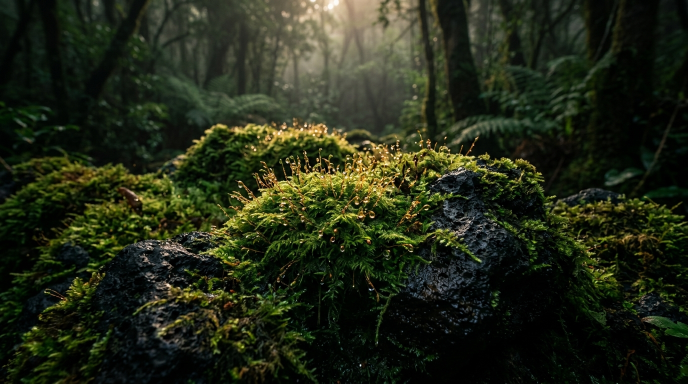
#> input picture img/nature-hero.jpg, 1376 x 768 px (shown at 1/2 size); its folder holds 8 pictures in this run
$ python make_forest_art.py ../img/clouds.jpg
#> lines starting #> are read from the running program, lines starting #| are printed output that depends on the picture
#!/usr/bin/env python3
"""
Build the forest image family for shithin.com — "Field Notes".

The site needs one consistent visual world, so every photograph is graded into
the same cinematic palette (deep teal-green shadows, warm amber highlights,
vignette, fine grain) and cut to the shapes the layout needs:

    forest-hero.webp      2400x1350  the overture (moss macro)
    forest-wide-01.webp   2200x1100  warm canopy — mastheads, plates
    forest-wide-02.webp   2200x1100  cool ridge  — mastheads, plates
    forest-tall.webp      1100x1500  vertical editorial figure
    forest-strip.webp     2400x520   letterbox band for section breaks
    forest-backdrop.webp  1600x900   heavily blurred, very dark: the page ground
    frame-01..04.webp     1600x900   cinema stills (canopy, set, location, detail)

Sources are the photographs already in img/: nature-hero.jpg, canopy.jpg,
hill-foreground.jpg and lotus-footer.jpg. Nothing is fetched.

Run from the prototype folder:
    python3 tools/make_forest_art.py [--preview]
"""

import os
import sys

import numpy as np
from PIL import Image, ImageFilter

HERE = os.path.dirname(os.path.abspath(__file__))
ROOT = os.path.dirname(HERE)
IMG = os.path.join(ROOT, "img")


def load(name):
#> called with name = 'nature-hero.jpg'
    im = Image.open(os.path.join(IMG, name)).convert("RGB")
#> im is the input picture: PIL image 1376x768 RGB; mean R, G, B 35, 41, 22.9
#> call 2 of load, with name = 'canopy.jpg'
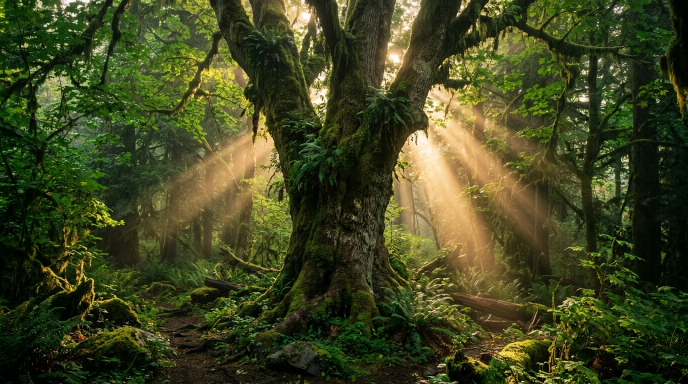
#> input picture img/canopy.jpg, 1376 x 768 px (shown at 1/2 size)
#> in load, im is the input picture: PIL image 1376x768 RGB; mean R, G, B 64.3, 69.2, 32.3
#> call 3 of load, with name = 'hill-foreground.jpg'
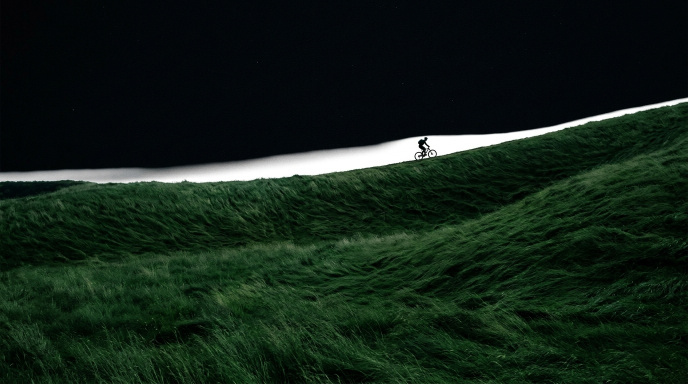
#> input picture img/hill-foreground.jpg, 1376 x 768 px (shown at 1/2 size)
#> in load, im is the input picture: PIL image 1376x768 RGB; mean R, G, B 18.5, 33.5, 23
#> call 4 of load, with name = 'lotus-footer.jpg'
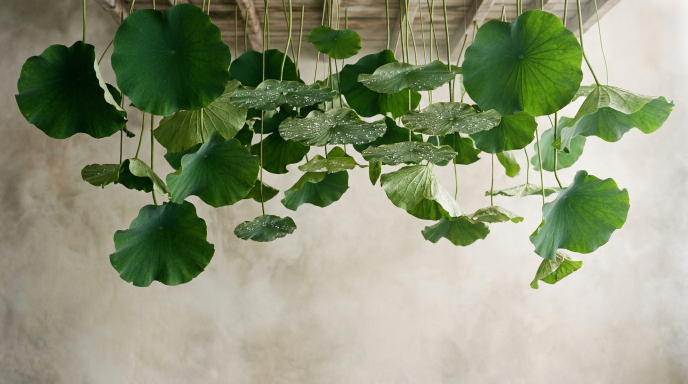
#> input picture img/lotus-footer.jpg, 1376 x 768 px (shown at 1/2 size)
#> in load, im is the input picture: PIL image 1376x768 RGB; mean R, G, B 143.1, 150, 122.2
    return im


def crop_norm(im, box):
    """box = (x0, y0, x1, y1) as fractions of width/height."""
#> called with box = (0.03, 0.1, 0.97, 0.94)
    w, h = im.size
#> w = 1376; h = 768
    x0, y0, x1, y1 = box
    return im.crop((int(w * x0), int(h * y0), int(w * x1), int(h * y1)))


def grade(im, size, blur=0.0, lift=(0.02, 0.05, 0.05), warm=0.06,
          sat=0.88, contrast=1.06, vignette=0.55, grain=2.2, dark=1.0):
    """Push an image into the house palette.

    lift    — colour added to the shadows (keeps blacks teal, never grey)
    warm    — how far the highlights lean amber
    dark    — overall exposure multiplier
    """
#> called with size = (2400, 1350), blur = 0, lift = (0.02, 0.048, 0.044), warm = 0.05, sat = 0.86, contrast = 1.07, vignette = 0.62, grain = 2.4
    im = im.resize(size, Image.LANCZOS)
#> im: PIL image 2400x1350 RGB
    if blur:
        im = im.filter(ImageFilter.GaussianBlur(blur))

    a = np.asarray(im).astype(np.float32) / 255.0
    h, w = a.shape[:2]
#> h = 1350; w = 2400

    # contrast around a slightly lifted pivot, then exposure
    a = (a - 0.42) * contrast + 0.42
    a *= dark

    # split-tone: lift shadows toward teal, highlights toward amber
    lum = a.mean(2, keepdims=True)
    shadow_w = np.clip(1.0 - lum * 2.2, 0, 1)
    high_w = np.clip((lum - 0.45) * 2.0, 0, 1)
    a += shadow_w * np.array(lift, np.float32)
    a += high_w * np.array([warm, warm * 0.72, warm * 0.30], np.float32)

    # saturation
    g = a.mean(2, keepdims=True)
    a = g + (a - g) * sat

    # vignette
    vy, vx = np.mgrid[0:h, 0:w].astype(np.float32)
    d = (((vx / w - 0.5) * 2) ** 2 + ((vy / h - 0.5) * 2) ** 2) ** 1.35
    a *= np.clip(1.0 - vignette * d, 0, 1)[..., None]

    # grain
    rng = np.random.default_rng(7)
    a += (rng.random((h, w, 1)).astype(np.float32) - 0.5) * (grain / 255.0)

    return Image.fromarray(np.clip(a * 255, 0, 255).astype(np.uint8), "RGB")
#> returned value: PIL image 2400x1350 RGB


def save(im, name, quality=84):
#> called with name = 'forest-hero.webp', quality = 84
    path = os.path.join(IMG, name)
    im.save(path, "WEBP", quality=quality, method=6)
    print(f"  {name:22} {im.size[0]}x{im.size[1]}  {os.path.getsize(path)/1024:7.1f} KB")
#|   forest-hero.webp       2400x1350    208.6 KB


def main():
    moss = load("nature-hero.jpg")
    canopy = load("canopy.jpg")
    hills = load("hill-foreground.jpg")
    lotus = load("lotus-footer.jpg")

    # ---- the overture: moss macro, warm shadow, deep vignette
    save(grade(crop_norm(moss, (0.03, 0.10, 0.97, 0.94)), (2400, 1350),
               lift=(0.020, 0.048, 0.044), warm=0.05, sat=0.86,
               contrast=1.07, vignette=0.62, grain=2.4, dark=0.95), "forest-hero.webp")

    # ---- warm canopy, for mastheads and plates
    save(grade(crop_norm(canopy, (0.02, 0.04, 0.98, 0.90)), (2200, 1100),
               lift=(0.018, 0.044, 0.040), warm=0.10, sat=0.82,
               contrast=1.05, vignette=0.60, grain=2.2, dark=0.92), "forest-wide-01.webp")
#|   forest-wide-01.webp    2200x1100    237.1 KB

    # ---- cool ridge, for the quieter pages
    # crop below the photograph's blown-out sky band so only the field reads
    save(grade(crop_norm(hills, (0.02, 0.44, 0.98, 1.00)), (2200, 1100),
               lift=(0.012, 0.038, 0.050), warm=0.03, sat=0.80,
               contrast=1.10, vignette=0.70, grain=2.2, dark=0.72), "forest-wide-02.webp")
#> call 3 of grade, with size = (2200, 1100), blur = 0, lift = (0.012, 0.038, 0.05), warm = 0.03, sat = 0.8, contrast = 1.1, vignette = 0.7, grain = 2.2
#> in grade (call 3), `im = im.resize(size, Image.LANCZOS)`:
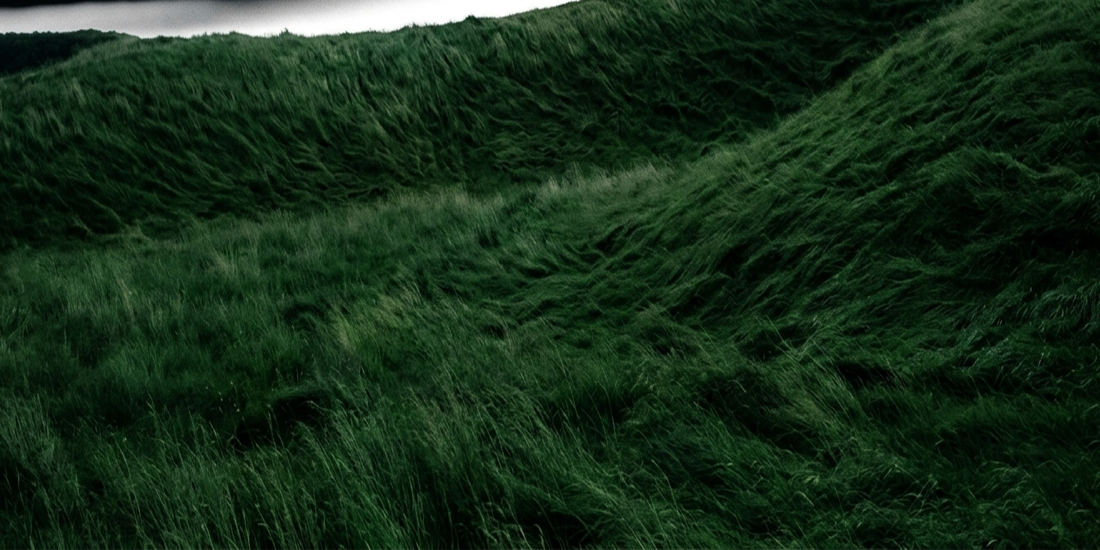
#> im: PIL image 2200x1100 RGB (shown at 1/2 size); mean R, G, B 21.7, 44.3, 24.2
#> in grade (call 3), `shadow_w = np.clip(1.0 - lum * 2.2, 0, 1)`:
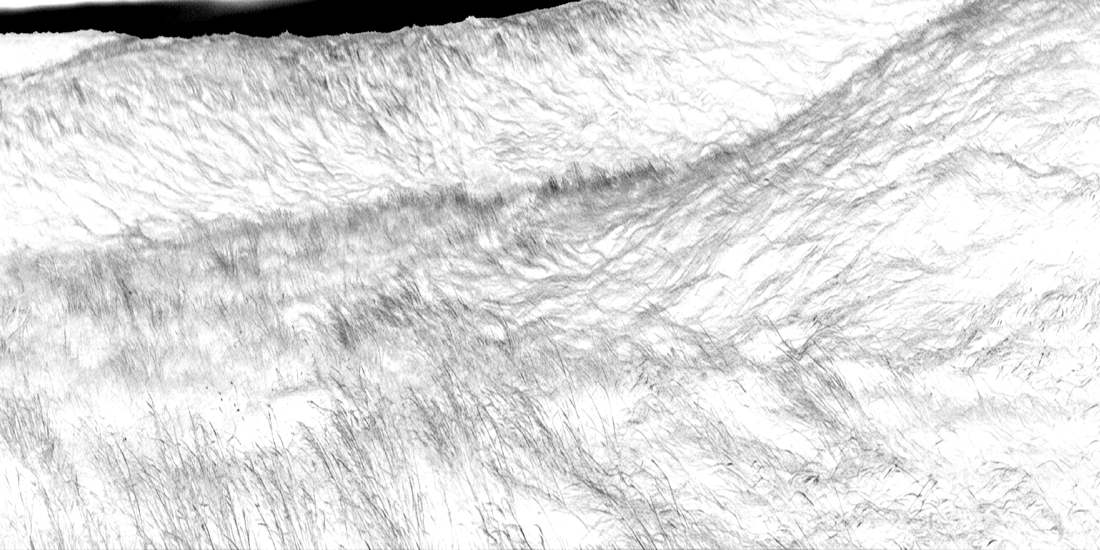
#> shadow_w: shape (1100, 2200, 1) float32 (shown at 1/2 size); min 0, max 1, mean 0.865
#> in grade (call 3), `g = a.mean(2, keepdims=True)`:
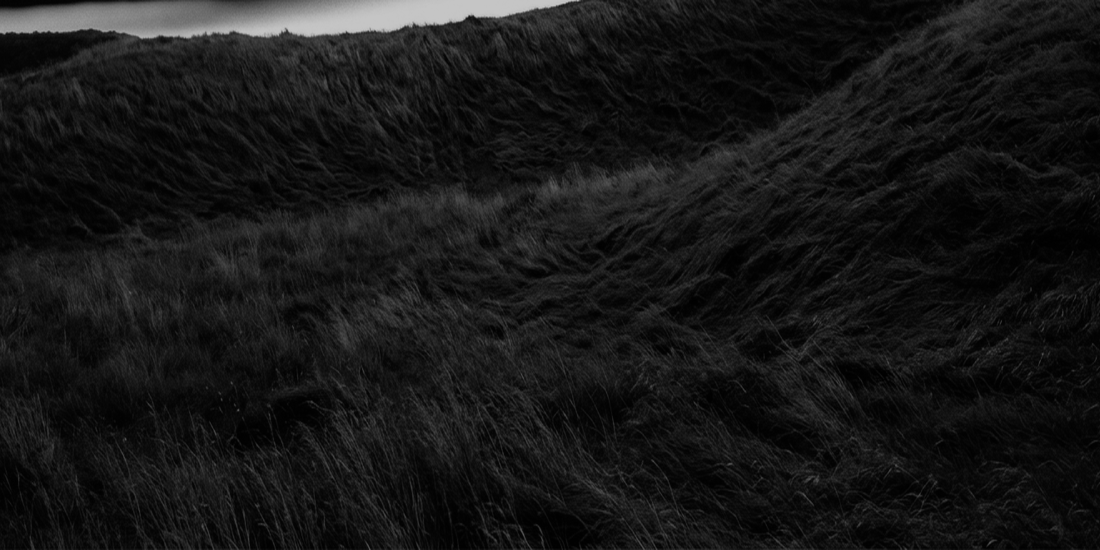
#> g: shape (1100, 2200, 1) float32 (shown at 1/2 size); min 0.00309, max 0.774, mean 0.0922
#> in grade (call 3), `a *= np.clip(1.0 - vignette * d, 0, 1)[..., None]`:
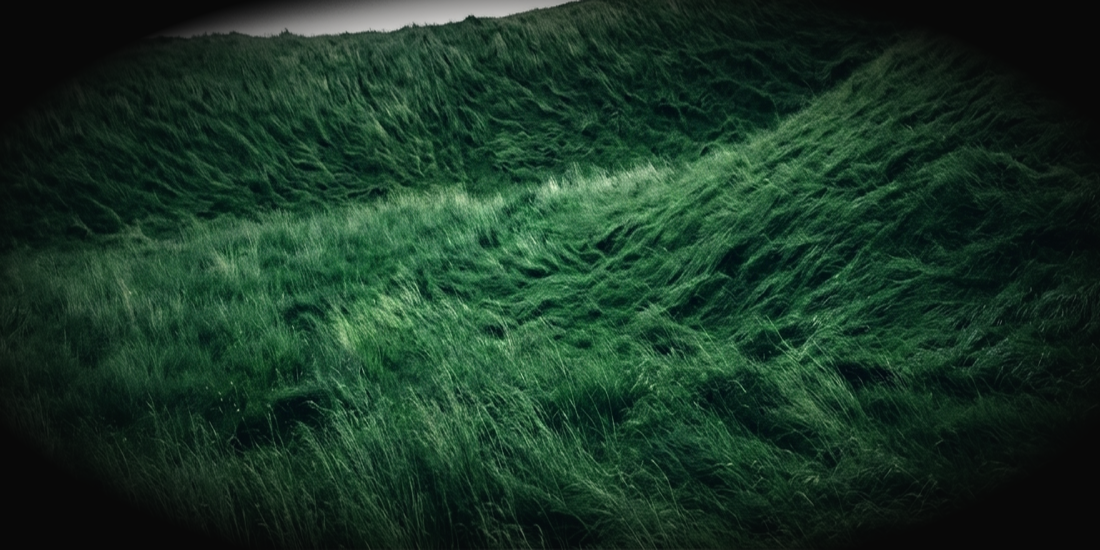
#> a: shape (1100, 2200, 3) float32 (shown at 1/2 size); mean R, G, B 0.0293, 0.0739, 0.0478; drawn with min black and max white
#|   forest-wide-02.webp    2200x1100     97.8 KB

    # ---- vertical editorial figure
    save(grade(crop_norm(canopy, (0.28, 0.02, 0.78, 0.98)), (1100, 1500),
               lift=(0.016, 0.042, 0.038), warm=0.08, sat=0.84,
               contrast=1.06, vignette=0.58, grain=2.3, dark=0.90), "forest-tall.webp")
#|   forest-tall.webp       1100x1500    152.5 KB

    # ---- letterbox band
    save(grade(crop_norm(canopy, (0.00, 0.16, 1.00, 0.62)), (2400, 520),
               lift=(0.014, 0.040, 0.040), warm=0.09, sat=0.84,
               contrast=1.06, vignette=0.44, grain=2.0, dark=0.94), "forest-strip.webp")
#|   forest-strip.webp      2400x520    146.5 KB

    # ---- the page ground: blurred so type never competes with it
    save(grade(crop_norm(canopy, (0.05, 0.10, 0.95, 0.85)), (1600, 900),
               blur=9.0, lift=(0.010, 0.030, 0.034), warm=0.05, sat=0.72,
               contrast=1.02, vignette=0.70, grain=1.4, dark=0.55), "forest-backdrop.webp")
#|   forest-backdrop.webp   1600x900     15.0 KB
#|   frame-01.webp          1600x900    141.7 KB
#|   frame-02.webp          1600x900     40.9 KB
#|   frame-03.webp          1600x900     69.4 KB
#|   frame-04.webp          1600x900    129.0 KB

    # ---- cinema stills -----------------------------------------------------
    # 01 the light through the canopy — the "hero frame"
    save(grade(crop_norm(canopy, (0.16, 0.06, 0.92, 0.74)), (1600, 900),
               lift=(0.016, 0.042, 0.040), warm=0.12, sat=0.82,
               contrast=1.08, vignette=0.58, grain=2.6, dark=0.90), "frame-01.webp")

    # 02 the production design — hanging lotus leaves, lit like a set
    # the lotus set is the only high-key source; pull it right down and tint it
    # green so it sits inside the family instead of glowing out of it
    save(grade(crop_norm(lotus, (0.02, 0.04, 0.94, 0.96)), (1600, 900),
               lift=(0.014, 0.048, 0.036), warm=0.05, sat=0.62,
               contrast=1.16, vignette=0.55, grain=2.8, dark=0.40), "frame-02.webp")

    # 03 the location — the ridge and the rider
    save(grade(crop_norm(hills, (0.06, 0.46, 0.98, 0.98)), (1600, 900),
               lift=(0.014, 0.038, 0.046), warm=0.05, sat=0.80,
               contrast=1.12, vignette=0.66, grain=2.6, dark=0.70), "frame-03.webp")

    # 04 the detail — a close crop of the moss, shallow and warm
    save(grade(crop_norm(moss, (0.20, 0.30, 0.80, 0.94)), (1600, 900),
               lift=(0.018, 0.042, 0.036), warm=0.09, sat=0.86,
               contrast=1.06, vignette=0.58, grain=2.6, dark=0.86), "frame-04.webp")

    # ---- cinema: production stills cut from the supplied set photographs.
    # These are samples, not final art — graded into the house palette and
    # cropped differently, so they sit inside the forest family rather than
    # looking like stock dropped in.
    set1 = load("film-set-01.jpg")
    set2 = load("film-set-02.jpg")

    save(grade(crop_norm(set1, (0.00, 0.02, 1.00, 0.98)), (1600, 900),
               lift=(0.020, 0.052, 0.056), warm=0.10, sat=0.86,
               contrast=1.06, vignette=0.52, grain=2.4, dark=0.80), "frame-set-01.webp")

    save(grade(crop_norm(set1, (0.22, 0.06, 0.74, 0.98)), (1600, 900),
               lift=(0.018, 0.050, 0.052), warm=0.08, sat=0.84,
               contrast=1.08, vignette=0.56, grain=2.6, dark=0.78), "frame-set-02.webp")

    save(grade(crop_norm(set2, (0.00, 0.00, 1.00, 1.00)), (800, 450),
               lift=(0.020, 0.052, 0.056), warm=0.10, sat=0.86,
               contrast=1.06, vignette=0.50, grain=2.8, dark=0.84), "frame-set-03.webp")

    save(grade(crop_norm(set1, (0.00, 0.16, 1.00, 0.84)), (1600, 686),
               lift=(0.020, 0.052, 0.056), warm=0.10, sat=0.86,
               contrast=1.06, vignette=0.50, grain=2.4, dark=0.82), "frame-set-wide.webp")

    # Two more framings of the same shooting night, so the reel reads as a
    # sequence of set-ups rather than one photograph cropped twice.
    save(grade(crop_norm(set1, (0.06, 0.08, 0.52, 0.92)), (1600, 900),
               lift=(0.024, 0.058, 0.050), warm=0.16, sat=0.90,
               contrast=1.10, vignette=0.58, grain=2.6, dark=0.74), "frame-set-04.webp")

    crew = set1.transpose(Image.FLIP_LEFT_RIGHT)
    save(grade(crop_norm(crew, (0.50, 0.06, 1.00, 0.94)), (1600, 900),
               lift=(0.016, 0.048, 0.062), warm=0.04, sat=0.80,
               contrast=1.10, vignette=0.60, grain=2.6, dark=0.76), "frame-set-05.webp")

    # Social card: 1200x630 JPEG. WebP previews are still unreliable on some
    # platforms (LinkedIn in particular), so og:image gets its own JPEG.
    og = grade(crop_norm(moss, (0.08, 0.16, 0.92, 0.94)), (1200, 630),
               lift=(0.018, 0.046, 0.042), warm=0.08, sat=0.86,
               contrast=1.06, vignette=0.58, grain=2.0, dark=0.92)
    og_path = os.path.join(IMG, "og.jpg")
    og.save(og_path, "JPEG", quality=88, optimize=True, progressive=True)
    print(f"  {'og.jpg':22} 1200x630  {os.path.getsize(og_path)/1024:7.1f} KB")

    if "--preview" in sys.argv:
        # a contact sheet so the family can be judged as a set, not one by one
        names = ["forest-hero.webp", "forest-wide-01.webp", "forest-wide-02.webp",
                 "forest-tall.webp", "forest-strip.webp", "forest-backdrop.webp",
                 "frame-01.webp", "frame-03.webp",
                 "frame-set-01.webp", "frame-set-02.webp", "frame-set-03.webp",
                 "frame-set-04.webp", "frame-set-05.webp", "frame-set-wide.webp"]
        thumbs = []
        for n in names:
            im = Image.open(os.path.join(IMG, n)).convert("RGB")
            im.thumbnail((420, 420), Image.LANCZOS)
            thumbs.append((n, im))
        cols, cw, ch = 3, 430, 320
        rows = (len(thumbs) + cols - 1) // cols
        sheet = Image.new("RGB", (cols * cw, rows * ch), (8, 9, 10))
        for i, (n, im) in enumerate(thumbs):
            x = (i % cols) * cw + 5
            y = (i // cols) * ch + 5
            sheet.paste(im, (x, y))
        p = "/tmp/forest-family.png"
        sheet.save(p)
        print(f"  contact sheet -> {p}")


if __name__ == "__main__":
#> (the run stopped early here; a loop or call above may not have finished)
